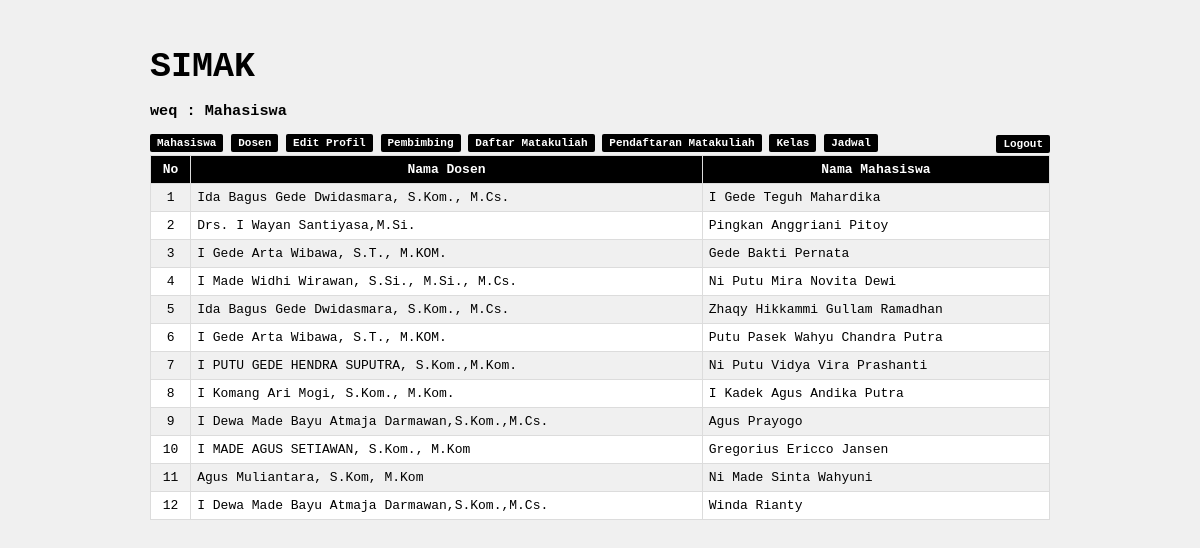
Screenshot of /pembimbing.php (signed in) with the database file from the repository.
### tables this page shows
CREATE TABLE `user` (
  `KodeUser` varchar(20) NOT NULL,
  `Username` varchar(15) NOT NULL,
  `Pwd` varchar(20) NOT NULL,
  `Nama` varchar(100) NOT NULL,
  `Otoritas` enum('Dosen','Mahasiswa','Staff') NOT NULL,
  `Status` enum('Verifikasi','Meninggal','Putus Kontrak','Belum Bayar','Mutasi') NOT NULL
);

CREATE TABLE `pembimbing` (
  `KodePembimbing` int(11) NOT NULL,
  `NIP` varchar(20) NOT NULL,
  `NIM` varchar(15) NOT NULL
);

CREATE TABLE `dosen` (
  `nip` varchar(30) NOT NULL,
  `nama` varchar(100) DEFAULT NULL,
  `email` varchar(50) DEFAULT NULL,
  `jk` enum('P','L') DEFAULT NULL,
  `jabatan_terakhir` varchar(20) DEFAULT NULL,
  `Status` enum('Verifikasi','Mutasi','Meninggal','Putus Kontrak') NOT NULL
);

CREATE TABLE `mahasiswa` (
  `nim` varchar(10) NOT NULL,
  `nama` varchar(50) DEFAULT NULL,
  `jk` enum('P','L') DEFAULT NULL,
  `tmp_lahir` varchar(30) DEFAULT NULL,
  `tgl_lahir` date DEFAULT NULL,
  `alamat` varchar(100) DEFAULT NULL,
  `agama` enum('Islam','Protestan','Katolik','Hindu','Buddha','Kong Hu Cu') DEFAULT NULL,
  `no_telp` varchar(15) DEFAULT NULL,
  `fakultas` enum('FIB','FK','FH','FT','FP','FEB','FAPET','FMIPA','FKH','FTP','FPAR','FISIP','FKP') DEFAULT NULL,
  `prodi` varchar(50) DEFAULT NULL,
  `Status` enum('Verifikasi','Meninggal','Belum Bayar') NOT NULL
);

### pembimbing.php (the view, shortened to what this page needs)
<html>
    <head>
        <link type="text/css" rel="stylesheet" href="css/style.css">
    </head>
    <body>
        <div class="container">
            <h2>SIMAK</h2>
            <?php
                include "koneksi.php";
                $User=$_SESSION['Username'];
                $kode=mysqli_query($koneksi,"select * from user where Username = '$User'");
                $data=mysqli_fetch_array($kode);
                $otoritas = $data['Otoritas'];
            ?>
            <h3 style="color: black">
              <?php echo $data['Nama']; ?> : <?php echo $data['Otoritas']; ?>
            </h3>
            <?php
              if ($otoritas == "Mahasiswa") {
                ?>
                  <a href='mahasiswa.php'>Mahasiswa</a>
                  <a href='dosen.php'>Dosen</a>
                  <a href='edit.php'>Edit Profil</a>
                  <a href='pembimbing.php'>Pembimbing</a>
                  <a href='dm.php'>Daftar Matakuliah</a>
                  <a href="pm.php">Pendaftaran Matakuliah</a>
                  <a href="kelas.php">Kelas</a>
                  <a href="jadwal.php">Jadwal</a>
                  <a href="logout.php" style="float: right;">Logout</a>
                <?php
              }
            ?>
            <table border="1" width="100%" class="tabel" style="margin-top:5px">
                <thead>
                <tr>
                    <th>No</th>
                    <th>Nama Dosen</th>
                    <th>Nama Mahasiswa</th>
                </tr>
                </thead>
                <tbody id="tabel">
                <?php
                    include "koneksi.php";
                    $query_mysqli = mysqli_query($koneksi, "SELECT * FROM pembimbing")or die(mysql_error());
                    $nomor = 1;
                    while($data = mysqli_fetch_array($query_mysqli)){
                ?>
                <tr>
                    <td align="center"><?php echo $nomor++; ?></td>
                    <td><?php
                          $nip = $data['NIP'];
                          $query_dosen = mysqli_query($koneksi, "SELECT nama FROM dosen WHERE nip = $nip");
                          while ($nipd = mysqli_fetch_array($query_dosen)) {
                            echo $nipd['nama'];
                          }
                        ?></td>
                    <td><?php
                          $nim = $data['NIM'];
                          $query_mhs = mysqli_query($koneksi, "SELECT nama FROM mahasiswa WHERE nim = $nim");
                          while ($nimmhs = mysqli_fetch_array($query_mhs)) {
                            echo $nimmhs['nama'];
                          }
                        ?>
                    </td>
                </tr>
                <?php } ?>
                </tbody>
            </table>
        </div>
    </body>
</html>

### css/style.css (style rules this page uses)
* { font-family: monospace; }
body { background-color:#f0f0f0; }
.container { height: auto; padding: 10px; width: 900px; color: #fff; margin: auto; }
h2 { font-size: 35px; font-weight: bold; margin-bottom: 5px; color: black; }
.tabel { border-collapse: collapse; }
.tabel, .tabel th, .tabel td { border: 1px solid gainsboro; padding: 6px; }
.tabel th { background-color:#000000; color: #fff; }
.tabel tr:nth-child(odd) { background-color: #f0f0 ; }
.tabel tr:nth-child(even) { background-color: #FFF ; }
a { text-decoration: none; color: white; background-color: #000000; padding: 3px; border-radius: 2px; font-size: 11px; font-weight: bold; padding: 3px 7px 3px 7px; }

### rows the page displays
user: Nama "weq", Otoritas "Mahasiswa"
dosen: nama "Ida Bagus Gede Dwidasmara, S.Kom., M.Cs."
mahasiswa: nama "I Gede Teguh Mahardika"
dosen: nama "Drs. I Wayan Santiyasa,M.Si."
mahasiswa: nama "Pingkan Anggriani Pitoy"
dosen: nama "I Gede Arta Wibawa, S.T., M.KOM."
mahasiswa: nama "Gede Bakti Pernata"
dosen: nama "I Made Widhi Wirawan, S.Si., M.Si., M.Cs."
mahasiswa: nama "Ni Putu Mira Novita Dewi"
mahasiswa: nama "Zhaqy Hikkammi Gullam Ramadhan"
mahasiswa: nama "Putu Pasek Wahyu Chandra Putra"
dosen: nama "I PUTU GEDE HENDRA SUPUTRA, S.Kom.,M.Kom."
mahasiswa: nama "Ni Putu Vidya Vira Prashanti"
dosen: nama "I Komang Ari Mogi, S.Kom., M.Kom."
mahasiswa: nama "I Kadek Agus Andika Putra"
dosen: nama "I Dewa Made Bayu Atmaja Darmawan,S.Kom.,M.Cs."
mahasiswa: nama "Agus Prayogo"
dosen: nama "I MADE AGUS SETIAWAN, S.Kom., M.Kom"
mahasiswa: nama "Gregorius Ericco Jansen"
dosen: nama "Agus Muliantara, S.Kom, M.Kom"
mahasiswa: nama "Ni Made Sinta Wahyuni"
mahasiswa: nama "Winda Rianty"
